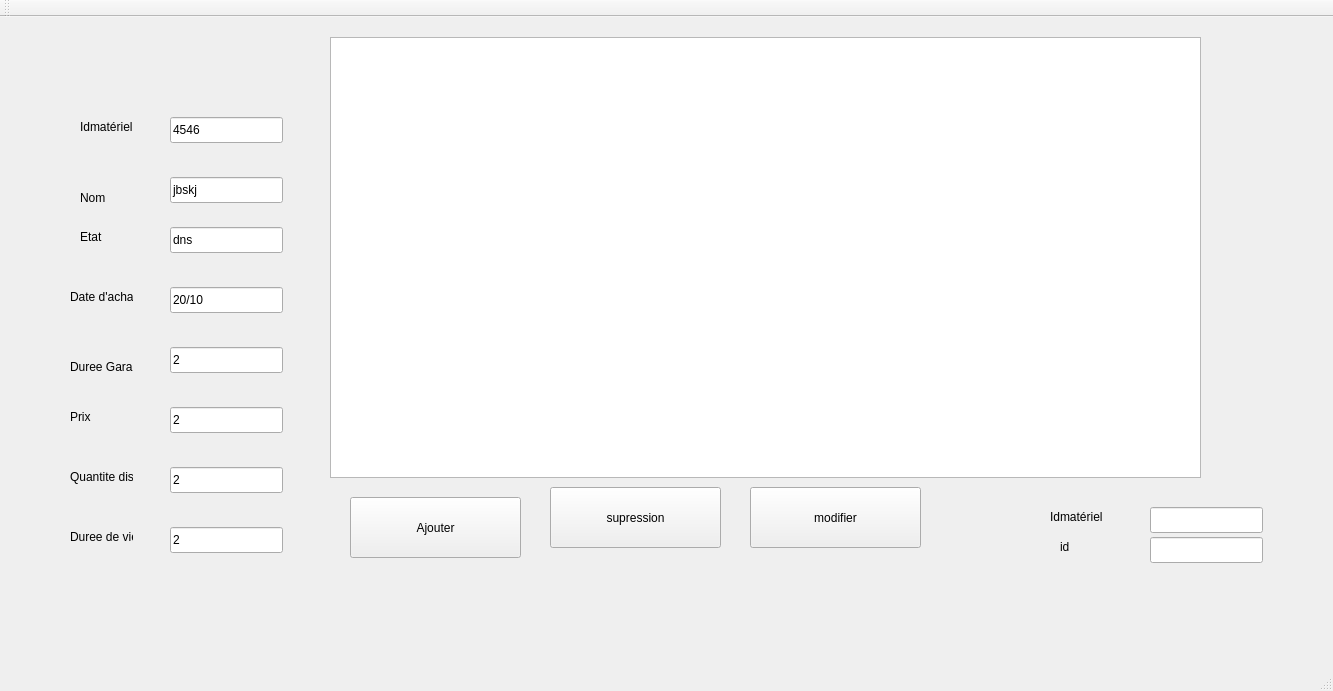
<?xml version="1.0" encoding="UTF-8"?>
<ui version="4.0">
 <class>MainWindow</class>
 <widget class="QMainWindow" name="MainWindow">
  <property name="geometry">
   <rect>
    <x>0</x>
    <y>0</y>
    <width>1333</width>
    <height>691</height>
   </rect>
  </property>
  <property name="windowTitle">
   <string>Gestion des Clients</string>
  </property>
  <widget class="QWidget" name="centralWidget">
   <widget class="QPushButton" name="ajouter_Materiel">
    <property name="geometry">
     <rect>
      <x>350</x>
      <y>480</y>
      <width>171</width>
      <height>61</height>
     </rect>
    </property>
    <property name="text">
     <string>Ajouter</string>
    </property>
   </widget>
   <widget class="QLineEdit" name="id_materiel">
    <property name="geometry">
     <rect>
      <x>170</x>
      <y>100</y>
      <width>113</width>
      <height>26</height>
     </rect>
    </property>
    <property name="text">
     <string>4546</string>
    </property>
   </widget>
   <widget class="QLineEdit" name="nom_materiel">
    <property name="geometry">
     <rect>
      <x>170</x>
      <y>160</y>
      <width>113</width>
      <height>26</height>
     </rect>
    </property>
    <property name="text">
     <string>jbskj</string>
    </property>
   </widget>
   <widget class="QLineEdit" name="etat_materiel">
    <property name="geometry">
     <rect>
      <x>170</x>
      <y>210</y>
      <width>113</width>
      <height>26</height>
     </rect>
    </property>
    <property name="text">
     <string>dns</string>
    </property>
   </widget>
   <widget class="QLineEdit" name="date_achat_materiel">
    <property name="geometry">
     <rect>
      <x>170</x>
      <y>270</y>
      <width>113</width>
      <height>26</height>
     </rect>
    </property>
    <property name="text">
     <string>20/10</string>
    </property>
   </widget>
   <widget class="QLabel" name="label">
    <property name="geometry">
     <rect>
      <x>80</x>
      <y>100</y>
      <width>63</width>
      <height>20</height>
     </rect>
    </property>
    <property name="text">
     <string>Idmatériel</string>
    </property>
   </widget>
   <widget class="QLabel" name="label_2">
    <property name="geometry">
     <rect>
      <x>80</x>
      <y>160</y>
      <width>71</width>
      <height>41</height>
     </rect>
    </property>
    <property name="text">
     <string>Nom</string>
    </property>
   </widget>
   <widget class="QLabel" name="label_3">
    <property name="geometry">
     <rect>
      <x>80</x>
      <y>210</y>
      <width>63</width>
      <height>20</height>
     </rect>
    </property>
    <property name="text">
     <string>Etat</string>
    </property>
   </widget>
   <widget class="QLabel" name="label_4">
    <property name="geometry">
     <rect>
      <x>70</x>
      <y>270</y>
      <width>63</width>
      <height>20</height>
     </rect>
    </property>
    <property name="text">
     <string>Date d'achat</string>
    </property>
   </widget>
   <widget class="QLineEdit" name="duree_garantie_materiel">
    <property name="geometry">
     <rect>
      <x>170</x>
      <y>330</y>
      <width>113</width>
      <height>26</height>
     </rect>
    </property>
    <property name="text">
     <string>2</string>
    </property>
   </widget>
   <widget class="QLabel" name="label_5">
    <property name="geometry">
     <rect>
      <x>70</x>
      <y>340</y>
      <width>63</width>
      <height>20</height>
     </rect>
    </property>
    <property name="text">
     <string>Duree Garantie</string>
    </property>
   </widget>
   <widget class="QLineEdit" name="prix_materiel">
    <property name="geometry">
     <rect>
      <x>170</x>
      <y>390</y>
      <width>113</width>
      <height>26</height>
     </rect>
    </property>
    <property name="text">
     <string>2</string>
    </property>
   </widget>
   <widget class="QLineEdit" name="duree_de_vie_materiel">
    <property name="geometry">
     <rect>
      <x>170</x>
      <y>510</y>
      <width>113</width>
      <height>26</height>
     </rect>
    </property>
    <property name="text">
     <string>2</string>
    </property>
   </widget>
   <widget class="QLineEdit" name="quantite_materiel">
    <property name="geometry">
     <rect>
      <x>170</x>
      <y>450</y>
      <width>113</width>
      <height>26</height>
     </rect>
    </property>
    <property name="text">
     <string>2</string>
    </property>
   </widget>
   <widget class="QLabel" name="label_6">
    <property name="geometry">
     <rect>
      <x>70</x>
      <y>390</y>
      <width>63</width>
      <height>20</height>
     </rect>
    </property>
    <property name="text">
     <string>Prix</string>
    </property>
   </widget>
   <widget class="QLabel" name="label_7">
    <property name="geometry">
     <rect>
      <x>70</x>
      <y>450</y>
      <width>63</width>
      <height>20</height>
     </rect>
    </property>
    <property name="text">
     <string>Quantite dispo</string>
    </property>
   </widget>
   <widget class="QLabel" name="label_8">
    <property name="geometry">
     <rect>
      <x>70</x>
      <y>510</y>
      <width>63</width>
      <height>20</height>
     </rect>
    </property>
    <property name="text">
     <string>Duree de vie</string>
    </property>
   </widget>
   <widget class="QTableView" name="affichage">
    <property name="geometry">
     <rect>
      <x>330</x>
      <y>20</y>
      <width>871</width>
      <height>441</height>
     </rect>
    </property>
   </widget>
   <widget class="QLineEdit" name="id_supp">
    <property name="geometry">
     <rect>
      <x>1150</x>
      <y>490</y>
      <width>113</width>
      <height>26</height>
     </rect>
    </property>
   </widget>
   <widget class="QLabel" name="label_9">
    <property name="geometry">
     <rect>
      <x>1050</x>
      <y>490</y>
      <width>63</width>
      <height>20</height>
     </rect>
    </property>
    <property name="text">
     <string>Idmatériel</string>
    </property>
   </widget>
   <widget class="QPushButton" name="supression_Materiel">
    <property name="geometry">
     <rect>
      <x>550</x>
      <y>470</y>
      <width>171</width>
      <height>61</height>
     </rect>
    </property>
    <property name="text">
     <string>supression</string>
    </property>
   </widget>
   <widget class="QPushButton" name="modifier_Materiel">
    <property name="geometry">
     <rect>
      <x>750</x>
      <y>470</y>
      <width>171</width>
      <height>61</height>
     </rect>
    </property>
    <property name="text">
     <string>modifier</string>
    </property>
   </widget>
   <widget class="QLineEdit" name="id_materiel_2">
    <property name="geometry">
     <rect>
      <x>1150</x>
      <y>520</y>
      <width>113</width>
      <height>26</height>
     </rect>
    </property>
   </widget>
   <widget class="QLabel" name="label_10">
    <property name="geometry">
     <rect>
      <x>1060</x>
      <y>520</y>
      <width>63</width>
      <height>20</height>
     </rect>
    </property>
    <property name="text">
     <string>id</string>
    </property>
   </widget>
  </widget>
  <widget class="QMenuBar" name="menuBar">
   <property name="geometry">
    <rect>
     <x>0</x>
     <y>0</y>
     <width>1333</width>
     <height>26</height>
    </rect>
   </property>
  </widget>
  <widget class="QToolBar" name="mainToolBar">
   <attribute name="toolBarArea">
    <enum>TopToolBarArea</enum>
   </attribute>
   <attribute name="toolBarBreak">
    <bool>false</bool>
   </attribute>
  </widget>
  <widget class="QStatusBar" name="statusBar"/>
 </widget>
 <layoutdefault spacing="6" margin="11"/>
 <resources/>
 <connections/>
</ui>
